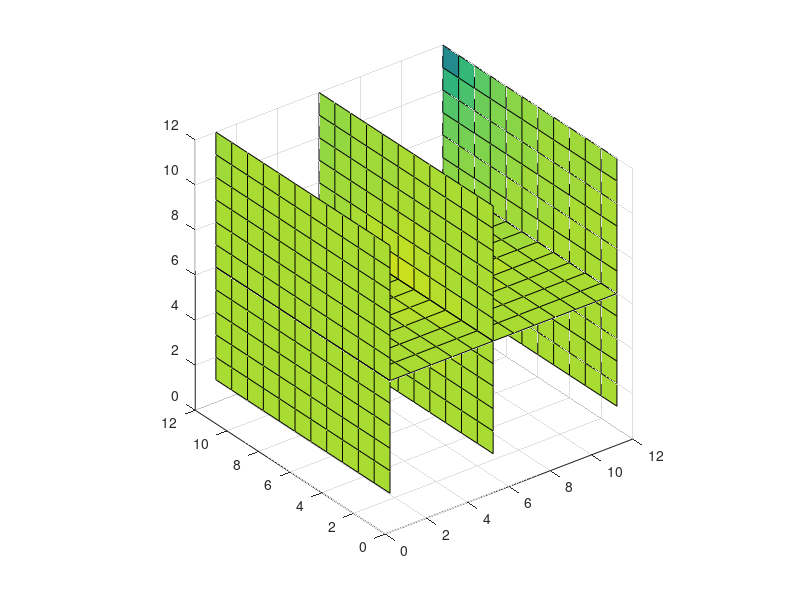

The MATLAB script that drew this image:
clear all; close all;


%incidence matrix A of size edges*vertices

%consider image with R rows, C columns
R=12; %rows
C=12; %columns;
Z=12; %z-slices, layers
V=R*C*Z; % number of vertices

%it will have R*(C-1)+C*(R-1) edges in each layer
VerticesInLayer=R*C;

EdgesInLayer=R*(C-1)+C*(R-1);
E=Z*EdgesInLayer +(Z-1)*R*C; %number of edges in layers plus edges connecting layers

%ExV sized adjacency matrix
% note that we consider no flux boundary conditions here!!!

A=zeros(E,V);

%start filling A with horizontal edges
count=1;
for k=1:Z-1
for i=1:R
for j=1:C-1
    A(count, (i-1)*C+j  + (k-1)*VerticesInLayer)=1; % right edges
    A(count, (i-1)*C+j+1 + (k-1)*VerticesInLayer)=-1; % left edges
    count=count+1;
end
end
    
for j=1:C
    for i=1:R-1
    A(count, (i-1)*C+j + (k-1)*VerticesInLayer )=1; % down edges
    A(count, i*C+j  + (k-1)*VerticesInLayer)=-1; % up edges
    count=count+1;
end
end

end



for k=1:Z-1
    
    for i=1:R
for j=1:C
    A(count, (i-1)*C+j  + (k-1)*VerticesInLayer)=1; % to layer above edges
    A(count, (i-1)*C+j + k*VerticesInLayer)=-1; % to layer down edges
    count=count+1;
end
end

end
          
%weight (similarity) matrix with equal weights of each edge        
w= ones(E,1); % all equal weights

% w( floor((C-1)/2)+(C-1)*[0:R-1])=0.1; % block horizontal diffusion across the vertical midline

W = diag(w);
        
%graph Laplacian   
L=A'*W*A;


%we are looking for the solution phi which solves Lap*phi = 0,
%employing the boundary conditions phi(1)=1, phi(V)=0;
%yields a reduced linear system L*phi_inside = b which applies to 
%values of nodes  [2:V-1] inside the domain

%set left and right boundary values
phi_source=1; %% top left corner of image

phi_sink=0; %% bottom right corner of image

%L will become our reduced Laplacian


Centre= C*(R/2)+(C/2) + (Z/2-1)*R*C;
Source =[Centre,Centre+1]; %centre pixel and neighbour
Sink=[V,V-1]; %bottom right vertex and left neighbour

seeds=[Source,Sink];

Index_inside=[1:V];
Index_inside(seeds)=[];;

%remove rows with seeds from Laplacian
L(seeds,:)=[];

%incorporate boundary conditions into b


%L*phi_inside = b
b = zeros(V-length(seeds),1)  - sum(L(:,Source),2)*phi_source - sum(L(:,Sink),2)*phi_sink;
L(:,[seeds])=[];

% solve linear system L*phi_inside=b;
phi_inside=L\b;

%append boundary values to obtain full result vector
phi = zeros(1,V);
phi(Index_inside) = phi_inside;
phi(Source) = phi_source;
phi(Sink) = phi_sink;


stack = reshape(phi,[C,R,Z]);
        
[X,Y,Z] = meshgrid([1:R],[1:C],[1:Z]);

xslice = [1,6,12];   
yslice = [];
zslice = 6;
slice(X,Y,Z,stack,xslice,yslice,zslice)

daspect([1 1 1])


fid = fopen('L_3D.txt','wt');
for i = 1:size(L,1)
    fprintf(fid,'%g\t',L(i,:));
    fprintf(fid,'\n');
end
fclose(fid)

fid = fopen('X_3D.txt','wt');
for i = 1:size(phi,1)
    fprintf(fid,'%g\t',phi(i,:));
    fprintf(fid,'\n');
end
fclose(fid)

fid = fopen('B_3D.txt','wt');
b(b==-0)=0;
for i = 1:size(b,1)
    
    fprintf(fid,'%g\t',b(i,:));
    fprintf(fid,'\n');
end
fclose(fid)

fid = fopen('Seeds_3D.txt','wt');
for i = 1:size(Source,2)
     fprintf(fid,'%g\t%g',Source(i), phi_source);
    fprintf(fid,'\n');
end

for i = 1:size(Sink,2)
     fprintf(fid,'%g\t%g',Sink(i), phi_sink);
    fprintf(fid,'\n');
end
fclose(fid)



        
